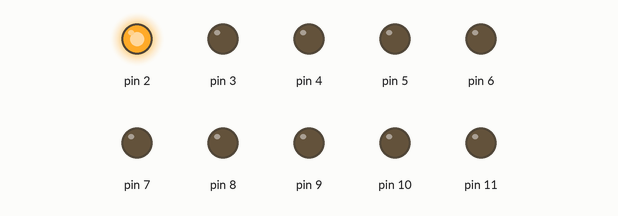
The sketch below on a simulated Arduino Uno, built with avr-gcc and run on an emulated ATmega328P. Parts: output pins drawn as LEDs (lit = HIGH).

Above: at 0.03 s.
At 0.35 s:
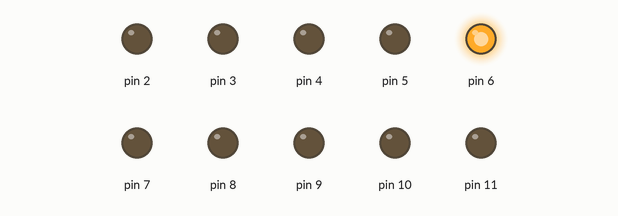
At 0.9 s:
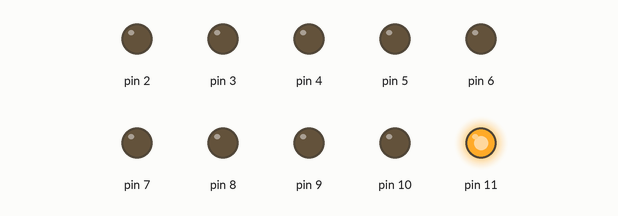
At 1.85 s:
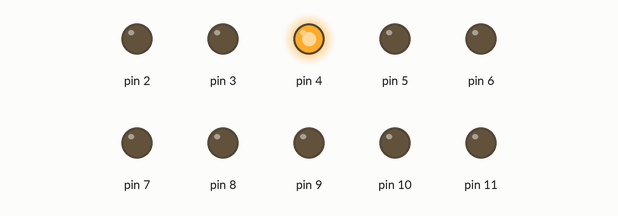
At 2.8 s:
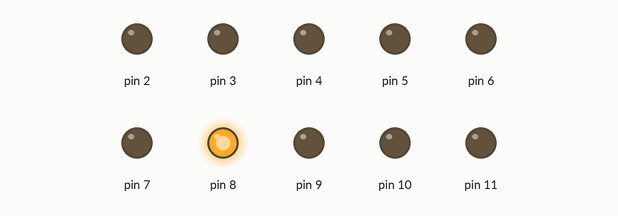
At 3.75 s:
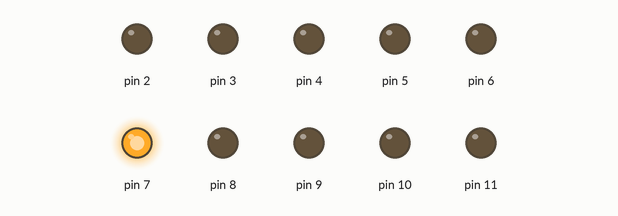
Timing chart, 0 to 4.0 s (numbered marks = the images above):
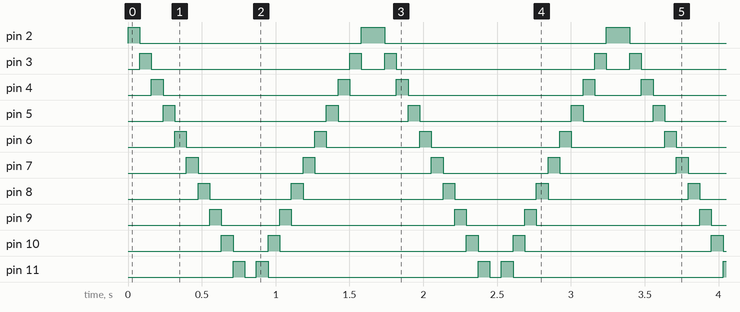

The sketch:

running_light_circuit.ino
```cpp
const int sure = 79;

void setup() {
 for(int ledPin=2; ledPin<12;ledPin++)
 {
    pinMode(ledPin,OUTPUT);
 }
}

void loop() {
  for(int ledPin=2; ledPin<12;ledPin++)
  {
    digitalWrite(ledPin,HIGH);
    delay(sure);
    digitalWrite(ledPin,LOW);

  }
  for(int ledPin=12; ledPin>1;ledPin--)
  {
    digitalWrite(ledPin,HIGH);
    delay(sure);
    digitalWrite(ledPin,LOW);

  }
}
```

Measured:
- by itself, pin 2: repeats every 1.7 s: LOW 1.5 s, HIGH 0.16 s
- by itself, pin 3: repeats every 1.7 s: LOW 1.3 s, HIGH 0.08 s, LOW 0.16 s, HIGH 0.08 s
- by itself, pin 4: repeats every 1.7 s: LOW 1.2 s, HIGH 0.08 s, LOW 0.32 s, HIGH 0.08 s
- by itself, pin 5: repeats every 1.7 s: LOW 1.0 s, HIGH 0.08 s, LOW 0.47 s, HIGH 0.08 s
- by itself, pin 6: repeats every 1.7 s: LOW 0.87 s, HIGH 0.08 s, LOW 0.63 s, HIGH 0.08 s
- by itself, pin 7: alternates HIGH for 0.08 s and LOW for 0.71 s
- by itself, pin 8: repeats every 1.7 s: LOW 0.55 s, HIGH 0.08 s, LOW 0.95 s, HIGH 0.08 s
- by itself, pin 9: repeats every 1.7 s: LOW 0.40 s, HIGH 0.08 s, LOW 1.1 s, HIGH 0.08 s
